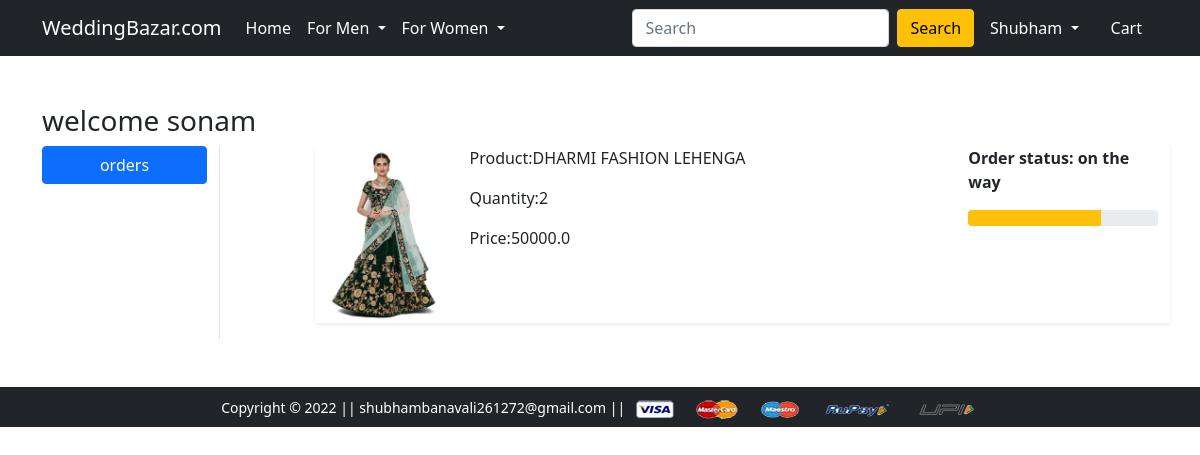
Screenshot of /orders/ (signed in) with the database file from the repository.
### app/models.py (models this page shows, shortened)
class OrderPlaced(models.Model):
    user=models.ForeignKey(User,on_delete=models.CASCADE)
    product=models.ForeignKey(product,on_delete=models.CASCADE)
    customer=models.ForeignKey(customer,on_delete=models.CASCADE)
    quantity=models.PositiveIntegerField(default=1)
    orderd_date=models.DateTimeField(auto_now_add=True)
    staus=models.CharField(choices=STATUS_CHOICES,default='pending',max_length=50)
    @property
    def total_cost(self):
        return self.quantity* self.product.discount_price

class product(models.Model):
    title=models.CharField(max_length=200)
    selling_price=models.FloatField()
    discount_price=models.FloatField()
    discription=models.TextField()
    brand=models.CharField(max_length=100)
    catogery=models.CharField(choices=CATOGORY_CHOICES,max_length=10)
    product_image=models.ImageField(upload_to='productimg')

### app/views.py (the view)
# urls.py: path('orders/',views.orders,name='orders'),
@login_required
def orders(request):
 order_placed=OrderPlaced.objects.filter(user=request.user)
 return render(request, 'app/orders.html',{'ops':order_placed})

### app/templates/app/orders.html (shortened to what this page needs)
{% extends 'app/base.html' %}
{% load static %}
{% block main-content %}
<div class="container my-5">
    <div class="row">
        <h3>welcome sonam</h3>
        <div class="col-sm-2 border-end">
            <ul class="list-unstyled">
                <li class="d-grid"><a href="{url 'orders' %}" class="btn btn-primary">orders</a></li>
            </ul>
        </div>
        <div class="col-sm-9 offset-sm-1">
            {% for op in ops %}
            <div class="row shadow-sm mb-3">
                <div class="col-sm-2">
                    <img src="{{op.product.product_image.url}}" alt=""
                    srcset=""  class="img-fluid" height="150" width="150">
                </div>
                <div class="col-sm-7">
                    <p>Product:{{op.product.title}}</p>
                    <p>Quantity:{{op.quantity}}</p>
                    <p>Price:{{op.total_cost}}</p>
                </div>
                <div class="col-sm-3 fw-bold">
                    <p>Order status: {{op.staus}}</p>
                    {% if op.staus == 'on the way' %}
                    <div class="progress">
                        <div class="progress-bar bg-warning" role="progressbar" style="width:70%" aria-valuenow="70" aria-valuemin="0" aria-valuemax="100"></div>
                    </div>
                    {% endif %}
                </div>
            </div>
            {% endfor %}
        </div>
    </div>
</div>
{% endblock main-content %}

### app/templates/app/base.html (shortened to what this page needs)
<!doctype html>
{% load static %}
<html lang="en">
  <head>
    <link href="https://cdn.jsdelivr.net/npm/bootstrap@5.0.0-beta1/dist/css/bootstrap.min.css" rel="stylesheet">
    <link rel="stylesheet" href="{% static 'app/css/owl.carousel.min.css' %}">
    <link rel="stylesheet" href="{% static 'app/css/all.min.css' %}">
    <link rel="stylesheet" href="{% static 'app/css/style.css' %}">
    <link rel="stylesheet" href="{% static 'app/css/bg.css' %}">
  </head>
  <body>
    <nav class="navbar navbar-expand-lg navbar-dark bg-dark">
     <div class="container">
       <a class="navbar-brand" href="/">WeddingBazar.com</a>
       <div class="collapse navbar-collapse" id="navbarSupportedContent">
         <ul class="navbar-nav me-auto mb-2 mb-lg-0">
           <li class="nav-item">
             <a class="nav-link active" aria-current="page" href="/">Home</a>
           </li>
           <li class="nav-item dropdown">
             <a class="nav-link dropdown-toggle text-white" href="#" id="electronicsDropdown" role="button" data-bs-toggle="dropdown" aria-expanded="false">
               For Men
             </a>
           </li>
           <li class="nav-item dropdown">
             <a class="nav-link dropdown-toggle text-white" href="#" id="fashionDropdown" role="button" data-bs-toggle="dropdown" aria-expanded="false">
               For Women
             </a>
           </li>
         </ul>
         <form class="d-flex" action="/search">
           <input class="form-control me-2" type="search" placeholder="Search" name="search" aria-label="Search">
           <button class="btn btn-warning" type="submit">Search</button>
         </form>
         <div>
          <ul class="navbar-nav me-auto mb-2 mb-lg-0">
            {% if request.user.is_authenticated %}
           <li class="nav-item dropdown mx-2">
              <a class="nav-link dropdown-toggle text-white" href="#" id="profileDropdown" role="button" data-bs-toggle="dropdown" aria-expanded="false">
                {{request.user.username|capfirst}}
              </a>
            </li>
            <li class="nav-item mx-2">
             <a href="{% url 'showcart' %}" class="nav-link text-white"> Cart </a>
            </li>
            {% endif %}
          </ul>
         </div>
       </div>
     </div>
    </nav>
    <div bg-light>
    {% block main-content %} {% endblock main-content %}
  </div>
    <footer class="container-fluid bg-dark text-center p-2 mt-5">
        <small class="text-white">Copyright &copy; 2022 || shubhambanavali261272@gmail.com || </small>
        <img src="{% static 'app/images/payment.png' %}" alt="" srcset="" class="img-fluid" height="4px">
    </footer>
  </body>
</html>

### app/static/app/css/bg.css (style rules this page uses)
* { margin: 0; padding: 0; box-sizing: border-box; }

### rows the page displays
OrderPlaced: product.product_image (picture), product "DHARMI FASHION LEHENGA", quantity "2", total_cost "50000.0", staus "on the way"

### other values shown
{{ request.user.username|capfirst }} "Shubham"
